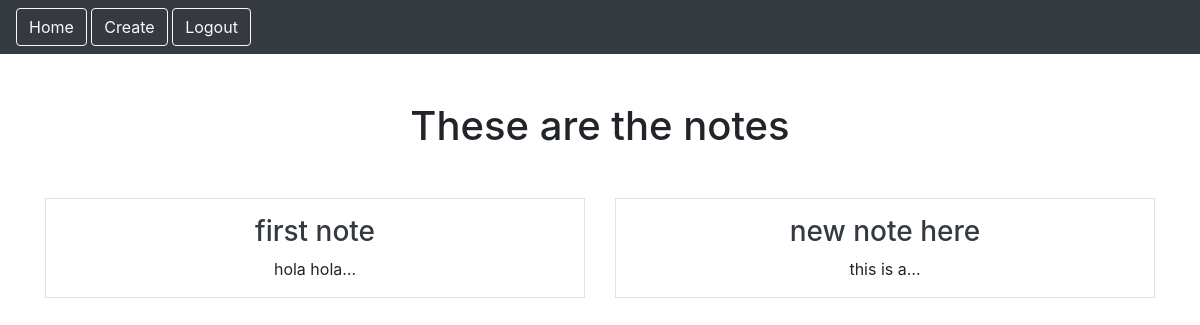
Page /smart/notes (signed in) on the earlier database version.
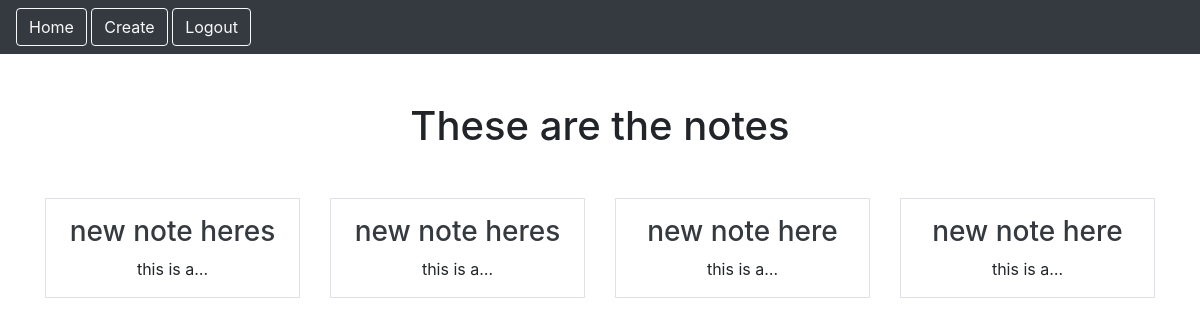
Same page on the later database version.
### notes/models.py (models this page shows)
class Notes(models.Model):
    title = models.CharField(max_length=200)
    text = models.TextField()
    created = models.DateTimeField(auto_now_add=True)
    user = models.ForeignKey(User, on_delete=models.CASCADE, related_name="no")

### notes/views.py (the view)
# urls.py: path('notes', views.NotesListView.as_view(), name="notes.list"),
class NotesListView(LoginRequiredMixin, ListView):
    model = Notes
    context_object_name = "notes"
    template_name = "notes/notes_list.html"
    login_url = "/admin"

### notes/templates/notes/notes_list.html
{% extends "base.html" %}
{% block content %}
<h1 class="my-5">These are the notes</h1>
<div class="row row-cols3 g-2">
    {% for note in notes %}
    <div class="col">
        <div class="p-3 border">
            <a href="{% url 'notes.detail' pk=note.id %}" class="text-dark text-decoration-non"><h3>{{note.title}}</h3></a>
            {{note.text|truncatechars:10}}
        </div>
    </div>
    {% endfor %}
</div>
{% endblock %}

Differences in the rows shown:
removed Notes: title "first note", text "hola hola…"
added Notes: title "new note heres", text "this is a…"
added Notes: title "new note heres", text "this is a…"
added Notes: title "new note here", text "this is a…"
